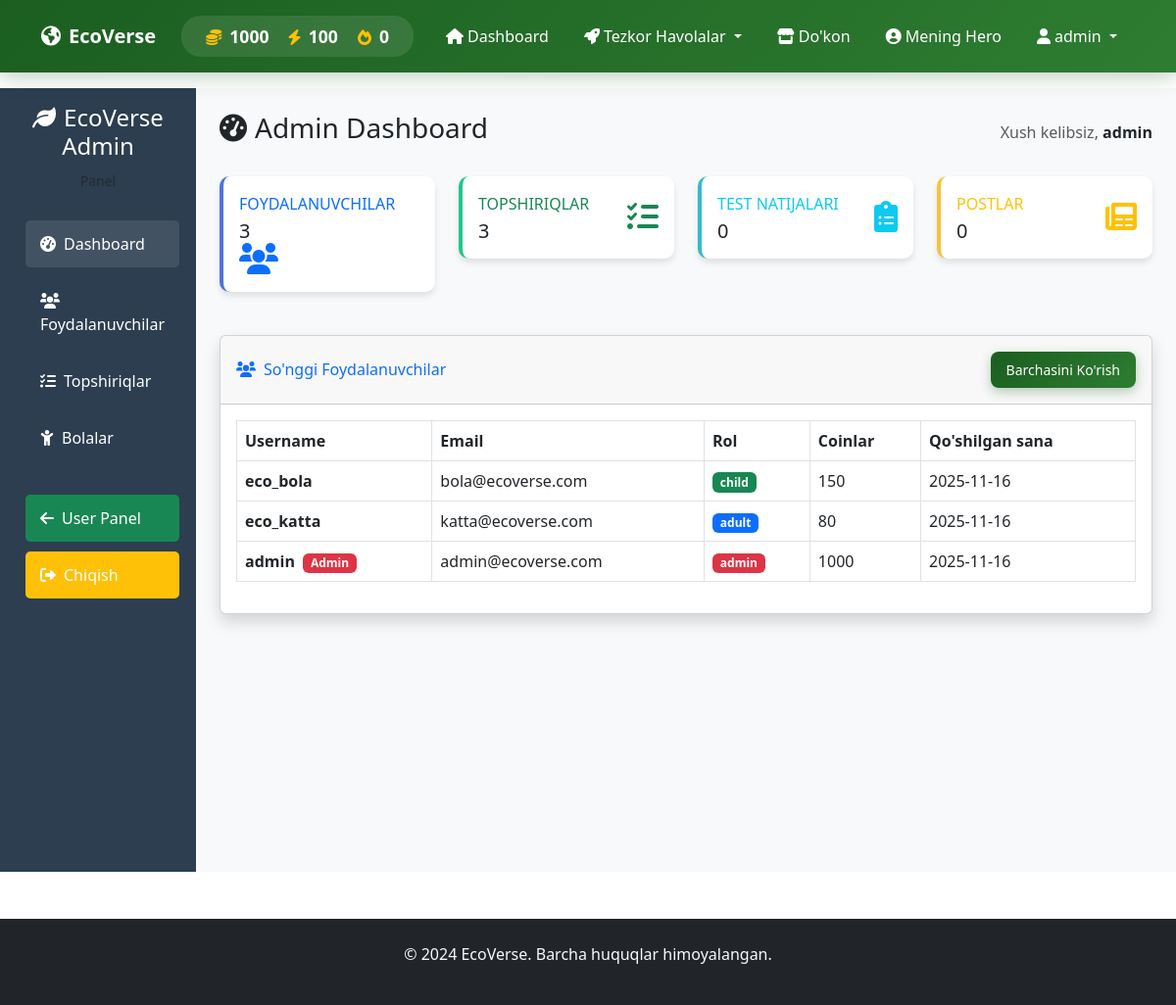
The app's page /admin/dashboard (signed in), older data.
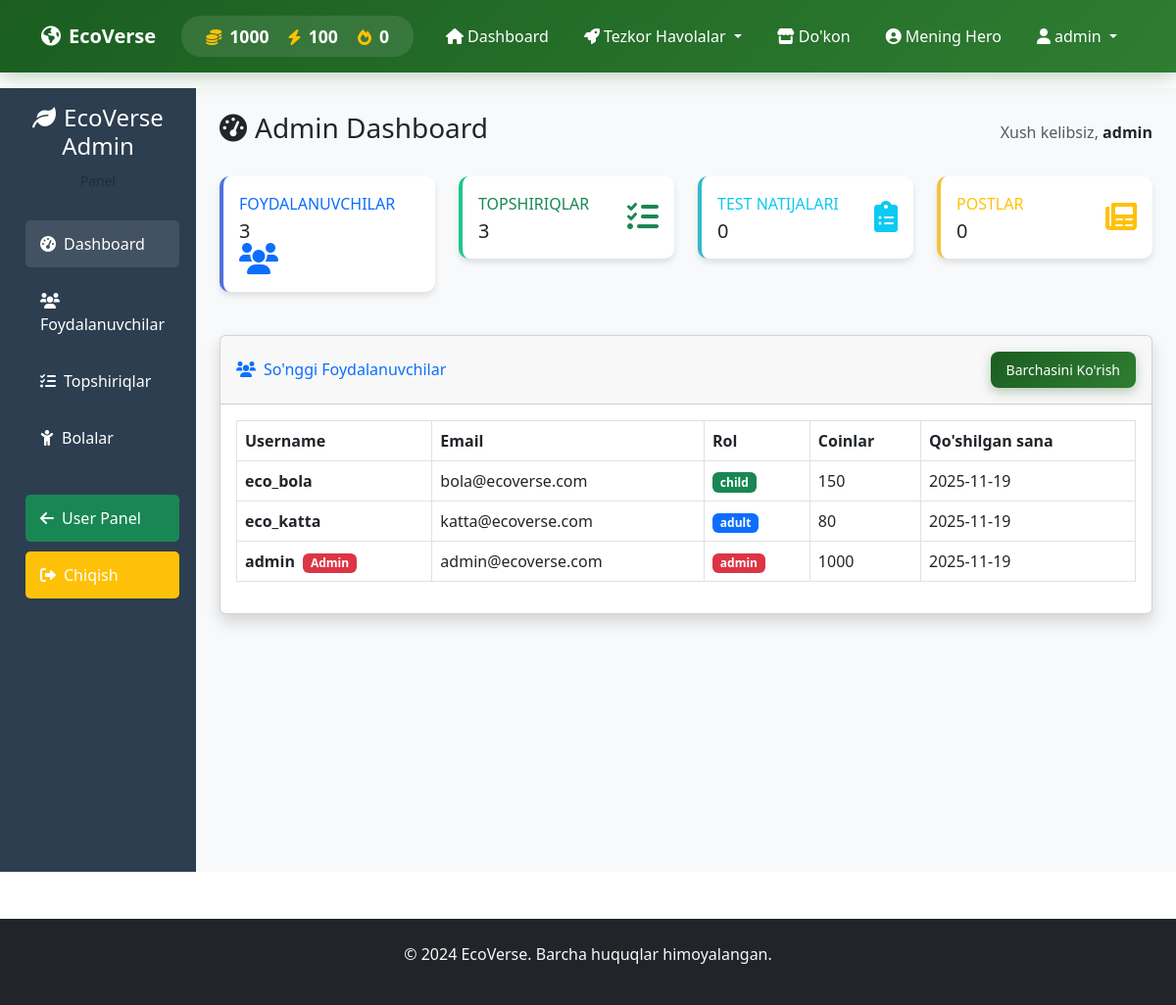
The same page, newer data.
### app.py (models this page shows)
class User(UserMixin, db.Model):
    id = db.Column(db.Integer, primary_key=True)
    username = db.Column(db.String(80), unique=True, nullable=False)
    email = db.Column(db.String(120), unique=True, nullable=False)
    password_hash = db.Column(db.String(200), nullable=False)
    role = db.Column(db.String(20), nullable=False, default='child')
    coins = db.Column(db.Integer, default=0)
    energy = db.Column(db.Integer, default=100)
    streak = db.Column(db.Integer, default=0)
    last_login = db.Column(db.DateTime)
    created_at = db.Column(db.DateTime, default=datetime.utcnow)
    avatar = db.Column(db.String(200), default='default.png')
    is_admin = db.Column(db.Boolean, default=False)

### app.py (the view)
@app.route('/admin/dashboard')
@login_required
def admin_dashboard():
    if not current_user.is_admin:
        flash('Sizga admin huquqi berilmagan!', 'error')
        return redirect(url_for('dashboard'))
    total_users = User.query.count()
    total_tasks = Task.query.count()
    total_quiz_results = QuizResult.query.count()
    total_posts = Post.query.count()
    total_child_users = User.query.filter_by(role='child').count()
    total_adult_users = User.query.filter_by(role='adult').count()
    recent_users = User.query.order_by(User.created_at.desc()).limit(5).all()
    recent_posts = Post.query.order_by(Post.date.desc()).limit(5).all()
    return render_template('admin_dashboard.html',
                         user=current_user,
                         total_users=total_users,
                         total_tasks=total_tasks,
                         total_quiz_results=total_quiz_results,
                         total_posts=total_posts,
                         total_child_users=total_child_users,
                         total_adult_users=total_adult_users,
                         recent_users=recent_users,
                         recent_posts=recent_posts)

### app.py (called while the page is built)
@login_manager.user_loader
def load_user(user_id):
    return User.query.get(int(user_id))

### templates/admin_dashboard.html (shortened to what the changed rows need)
{% extends "base.html" %}
{% block content %}
<div class="container-fluid">
    <div class="row">
        <div class="col-md-9 col-lg-10 admin-main p-4">
            <div class="d-flex justify-content-between align-items-center mb-4">
                <h1 class="h3 text-gray-800">
                    <i class="fas fa-tachometer-alt me-2"></i>Admin Dashboard
                </h1>
                <div class="text-end">
                    <span class="text-muted">Xush kelibsiz, </span>
                    <strong>{{ user.username }}</strong>
                </div>
            </div>
            <div class="card shadow mb-4">
                <div class="card-body">
                    <div class="table-responsive">
                        <table class="table table-bordered table-hover">
                            <thead class="bg-light">
                                <tr>
                                    <th>Username</th>
                                    <th>Email</th>
                                    <th>Rol</th>
                                    <th>Coinlar</th>
                                    <th>Qo'shilgan sana</th>
                                </tr>
                            </thead>
                            <tbody>
                                {% for user in recent_users %}
                                <tr>
                                    <td>
                                        <strong>{{ user.username }}</strong>
                                        {% if user.is_admin %}
                                        <span class="badge bg-danger ms-1">Admin</span>
                                        {% endif %}
                                    </td>
                                    <td>{{ user.email }}</td>
                                    <td>
                                        <span class="badge {% if user.role == 'admin' %}bg-danger{% elif user.role == 'child' %}bg-success{% else %}bg-primary{% endif %}">
                                            {{ user.role }}
                                        </span>
                                    </td>
                                    <td>{{ user.coins }}</td>
                                    <td>{{ user.created_at.strftime('%Y-%m-%d') }}</td>
                                </tr>
                                {% endfor %}
                            </tbody>
                        </table>
                    </div>
                </div>
            </div>
        </div>
    </div>
</div>
{% endblock %}

### templates/base.html (shortened to what this page needs)
<!DOCTYPE html>
<html lang="uz">
<head>
    <link href="https://cdn.jsdelivr.net/npm/bootstrap@5.3.0/dist/css/bootstrap.min.css" rel="stylesheet">
    <link rel="stylesheet" href="https://cdnjs.cloudflare.com/ajax/libs/font-awesome/6.0.0/css/all.min.css">
    <link rel="stylesheet" href="/static/css/eco-style.css">
    <link rel="stylesheet" href="/static/css/eco-animations.css">
</head>
<body>
    <nav class="navbar navbar-expand-lg navbar-dark navbar-eco">
        <div class="container">
            <a class="navbar-brand fw-bold" href="{{ url_for('dashboard') }}">
                <i class="fas fa-earth-americas me-2"></i>EcoVerse
            </a>
            {% if current_user.is_authenticated %}
            <div class="user-stats d-none d-md-flex">
                <div class="stat-item">
                    <i class="fas fa-coins text-warning me-1"></i>
                    <span class="stat-value text-white">{{ current_user.coins }}</span>
                </div>
                <div class="stat-item">
                    <i class="fas fa-bolt text-warning me-1"></i>
                    <span class="stat-value text-white">{{ current_user.energy }}</span>
                </div>
                <div class="stat-item">
                    <i class="fas fa-fire text-warning me-1"></i>
                    <span class="stat-value text-white">{{ current_user.streak }}</span>
                </div>
            </div>
            {% endif %}
            <div class="collapse navbar-collapse" id="navbarNav">
                <ul class="navbar-nav ms-auto">
                    {% if current_user.is_authenticated %}
                    <li class="nav-item">
                        <a class="nav-link" href="{{ url_for('dashboard') }}">
                            <i class="fas fa-home me-1"></i>Dashboard
                        </a>
                    </li>
                    <li class="nav-item dropdown">
                        <a class="nav-link dropdown-toggle" href="#" role="button" data-bs-toggle="dropdown">
                            <i class="fas fa-rocket me-1"></i>Tezkor Havolalar
                        </a>
                    </li>
                    <li class="nav-item">
                        <a class="nav-link" href="{{ url_for('shop') }}">
                            <i class="fas fa-store me-1"></i>Do'kon
                        </a>
                    </li>
                    <li class="nav-item">
                        <a class="nav-link" href="{{ url_for('hero') }}">
                            <i class="fas fa-user-circle me-1"></i>Mening Hero
                        </a>
                    </li>
                    <li class="nav-item dropdown">
                        <a class="nav-link dropdown-toggle" href="#" role="button" data-bs-toggle="dropdown">
                            <i class="fas fa-user me-1"></i>{{ current_user.username }}
                        </a>
                    </li>
                    {% endif %}
                </ul>
            </div>
        </div>
    </nav>
    <main>
        {% block content %}{% endblock %}
    </main>
    <footer class="bg-dark text-light py-4 mt-5">
        <div class="container text-center">
            <p>&copy; 2024 EcoVerse. Barcha huquqlar himoyalangan.</p>
        </div>
    </footer>
</body>
</html>

Row changes from the older to the newer data that the page shows:
changed User "admin": created_at "2025-11-16" → "2025-11-19"
changed User "eco_bola": created_at "2025-11-16" → "2025-11-19"
changed User "eco_katta": created_at "2025-11-16" → "2025-11-19"
